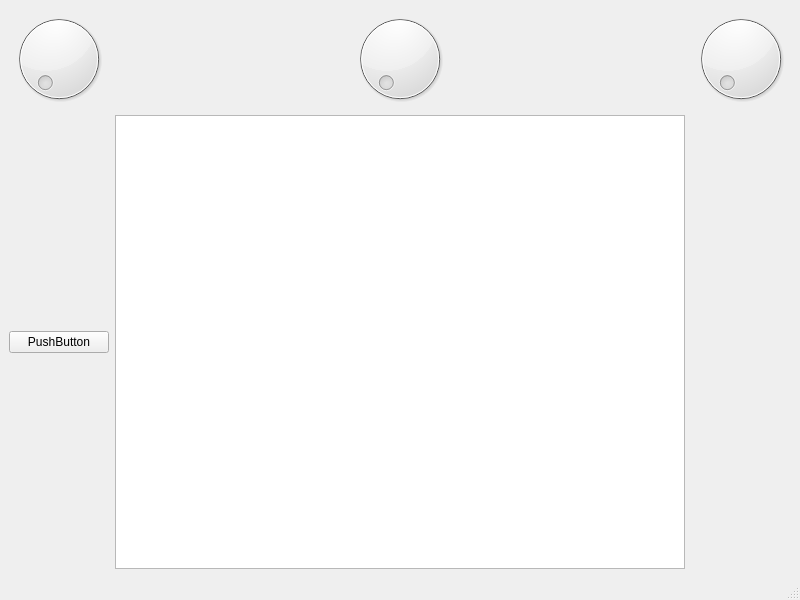
<?xml version="1.0" encoding="UTF-8"?>
<ui version="4.0">
 <class>MainWindow</class>
 <widget class="QMainWindow" name="MainWindow">
  <property name="geometry">
   <rect>
    <x>0</x>
    <y>0</y>
    <width>800</width>
    <height>600</height>
   </rect>
  </property>
  <property name="windowTitle">
   <string>MainWindow</string>
  </property>
  <widget class="QWidget" name="centralwidget">
   <layout class="QGridLayout" name="gridLayout">
    <item row="0" column="0">
     <widget class="QDial" name="dial_red"/>
    </item>
    <item row="0" column="1">
     <widget class="QDial" name="dial_green"/>
    </item>
    <item row="0" column="2">
     <widget class="QDial" name="dial_blue"/>
    </item>
    <item row="1" column="0">
     <widget class="QPushButton" name="pushButton">
      <property name="text">
       <string>PushButton</string>
      </property>
     </widget>
    </item>
    <item row="1" column="1">
     <widget class="QGraphicsView" name="graphicsView"/>
    </item>
   </layout>
  </widget>
  <widget class="QMenuBar" name="menubar">
   <property name="geometry">
    <rect>
     <x>0</x>
     <y>0</y>
     <width>800</width>
     <height>22</height>
    </rect>
   </property>
  </widget>
  <widget class="QStatusBar" name="statusbar"/>
 </widget>
 <resources/>
 <connections/>
</ui>
